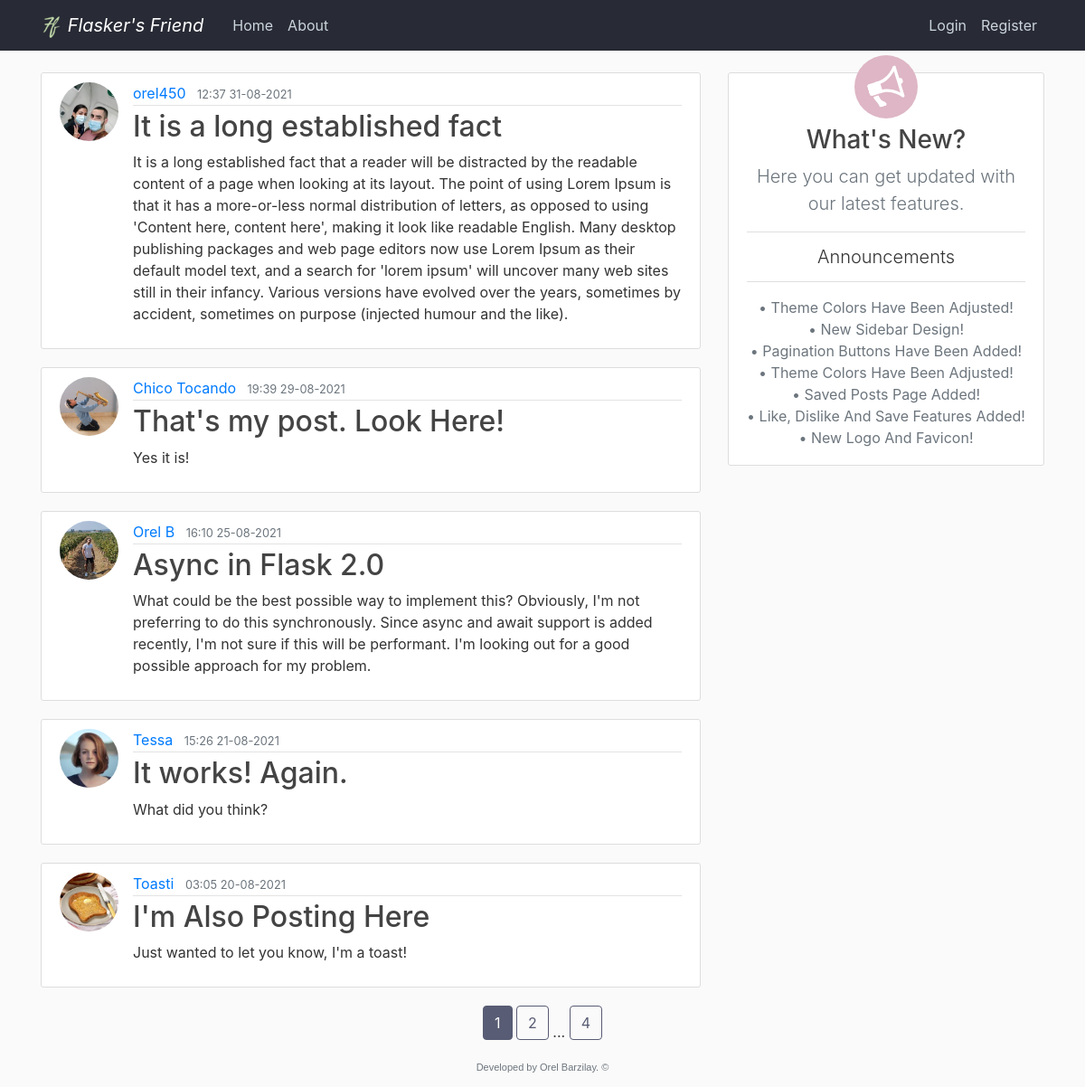
The page /home on the database its author committed.
### flaskblog/models.py (models this page shows, shortened)
class Post(db.Model):
    id = db.Column(db.Integer, primary_key=True)
    title = db.Column(db.String(100), nullable=False)
    date_posted = db.Column(db.DateTime, nullable=False, default=datetime.now)
    content = db.Column(db.Text, nullable=False)
    user_id = db.Column(db.Integer, db.ForeignKey('user.id'), nullable=False)  # ForeignKey refers User table key
    likes = db.relationship('PostLike', backref='post', lazy='dynamic')
    dislikes = db.relationship('PostDislike', backref='post', lazy='dynamic')
    saves = db.relationship('PostSave', backref='post', lazy='dynamic')

class User(db.Model, UserMixin):
    id = db.Column(db.Integer, primary_key=True)
    username = db.Column(db.String(20), unique=True, nullable=False)
    email = db.Column(db.String(120), unique=True, nullable=False)
    image_file = db.Column(db.String(20), nullable=False, default='default.jpg')
    password = db.Column(db.String(60), nullable=False)
    admin = db.Column(db.Integer, nullable=False, default=0)  # Self Added
    posts = db.relationship('Post', backref='author', lazy=True)  # Here we refer the post class
    liked = db.relationship('PostLike', foreign_keys='PostLike.user_id', backref='user', lazy='dynamic')
    disliked = db.relationship('PostDislike', foreign_keys='PostDislike.user_id', backref='user', lazy='dynamic')
    saved = db.relationship('PostSave', foreign_keys='PostSave.user_id', backref='user', lazy='dynamic')

class Announcements(db.Model):
    id = db.Column(db.Integer, primary_key=True)
    content = db.Column(db.Text, nullable=False)
    date_posted = db.Column(db.DateTime, nullable=False, default=datetime.now, onupdate=datetime.now)

### flaskblog/main/routes.py (the view)
@main.route("/")  # The root page of our website (Homepage)
@main.route("/home")  # Giving two routes for the same function
def home():
    anns = Announcements.query.order_by(Announcements.date_posted.desc())
    page = request.args.get('page', 1, type=int)
    posts = Post.query.order_by(Post.date_posted.desc()).paginate(page=page, per_page=5)
    return render_template('home.html', posts=posts, anns=anns)

### flaskblog/templates/home.html
{% extends "layout.html" %}
{% block content %}
  {% if current_user.is_authenticated %}
    {% if request.MOBILE %}
      {% for post in posts.items %}
        <article class="media content-section-user-connected cancel-margin">
          <div class="phone-reposition">
            <img class="rounded-circle article-img mobile-image-resize" src="{{ url_for('static', filename='profile_pics/' + post.author.image_file) }}">
            <div class="d-flex align-content-stretch flex-wrap post-like-dislike">
              {% set vote_count = post.likes.count()-post.dislikes.count() %}
              {% if current_user.has_liked_post(post) %}
                <a class="bi bi-hand-thumbs-up-fill post-like-fill" href="{{ url_for('posts.post_action', post_id=post.id, action='like') }}"></a>
                  {% if vote_count > 0 %}
                    <span class="vote-count-positive">{{ vote_count }}</span>
                  {% elif vote_count < 0 %}
                    <span class="vote-count-negative">{{ vote_count }}</span>
                  {% else %}
                    <span class="vote-count-positive">Vote</span>
                  {% endif %}
                <a class="bi bi-hand-thumbs-down post-dislike-outline" href="{{ url_for('posts.post_action', post_id=post.id, action='dislike') }}"></a>
              {% elif current_user.has_disliked_post(post) %}
                <a class="bi bi-hand-thumbs-up post-like-outline" href="{{ url_for('posts.post_action', post_id=post.id, action='like') }}"></a>
                  {% if vote_count > 0 %}
                    <span class="vote-count-positive">{{ vote_count }}</span>
                  {% elif vote_count < 0 %}
                    <span class="vote-count-negative">{{ vote_count }}</span>
                  {% else %}
                    <span class="vote-count-negative">Vote</span>
                  {% endif %}
                <a class="bi bi-hand-thumbs-down-fill post-dislike-fill" href="{{ url_for('posts.post_action', post_id=post.id, action='dislike') }}"></a>
              {% else %}
                <a class="bi bi-hand-thumbs-up post-like-outline" href="{{ url_for('posts.post_action', post_id=post.id, action='like') }}"></a>
                  {% if vote_count > 0 %}
                    <span class="vote-count-positive">{{ vote_count }}</span>
                  {% elif vote_count < 0 %}
                    <span class="vote-count-negative">{{ vote_count }}</span>
                  {% else %}
                    <span class="vote-count-no-vote">Vote</span>
                  {% endif %}
                <a class="bi bi-hand-thumbs-down post-dislike-outline" href="{{ url_for('posts.post_action', post_id=post.id, action='dislike') }}"></a>
              {% endif %}
            </div>
          </div>
          <div class="media-body">
            <div class="article-metadata">
              <a class="mr-2" href="{{ url_for('users.user_posts', username=post.author.username) }}">{{ post.author.username }}</a>
              <small class="text-muted">{{ post.date_posted.strftime('%H:%M %d-%m-%Y') }}</small>
              {% if not current_user.has_saved_post(post) %}
                <a class="bi bi-bookmark-heart post-favorite-outline" href="{{ url_for('posts.post_action', post_id=post.id, action='save') }}"></a>
              {% else %}
                <a class="bi bi-bookmark-heart-fill post-favorite-fill" href="{{ url_for('posts.post_action', post_id=post.id, action='unsave') }}"></a>
              {% endif %}
            </div>
            <h2><a class="article-title" href="{{ url_for('posts.post', post_id=post.id) }}">{{ post.title }}</a></h2>
            <p class="article-content">{{ post.content }}</p>
          </div>
        </article>
      {% endfor %}
    {% else %}
      {% for post in posts.items %}
        <article class="media content-section-user-connected cancel-margin">
          <div class="d-flex align-content-stretch flex-wrap post-like-dislike">
            {% set vote_count = post.likes.count()-post.dislikes.count() %}
            {% if current_user.has_liked_post(post) %}
              <a class="bi bi-hand-thumbs-up-fill post-like-fill" href="{{ url_for('posts.post_action', post_id=post.id, action='like') }}"></a>
                {% if vote_count > 0 %}
                  <span class="vote-count-positive">{{ vote_count }}</span>
                {% elif vote_count < 0 %}
                  <span class="vote-count-negative">{{ vote_count }}</span>
                {% else %}
                  <span class="vote-count-positive">Vote</span>
                {% endif %}
              <a class="bi bi-hand-thumbs-down post-dislike-outline" href="{{ url_for('posts.post_action', post_id=post.id, action='dislike') }}"></a>
            {% elif current_user.has_disliked_post(post) %}
              <a class="bi bi-hand-thumbs-up post-like-outline" href="{{ url_for('posts.post_action', post_id=post.id, action='like') }}"></a>
                {% if vote_count > 0 %}
                  <span class="vote-count-positive">{{ vote_count }}</span>
                {% elif vote_count < 0 %}
                  <span class="vote-count-negative">{{ vote_count }}</span>
                {% else %}
                  <span class="vote-count-negative">Vote</span>
                {% endif %}
              <a class="bi bi-hand-thumbs-down-fill post-dislike-fill" href="{{ url_for('posts.post_action', post_id=post.id, action='dislike') }}"></a>
            {% else %}
              <a class="bi bi-hand-thumbs-up post-like-outline" href="{{ url_for('posts.post_action', post_id=post.id, action='like') }}"></a>
                {% if vote_count > 0 %}
                  <span class="vote-count-positive">{{ vote_count }}</span>
                {% elif vote_count < 0 %}
                  <span class="vote-count-negative">{{ vote_count }}</span>
                {% else %}
                  <span class="vote-count-no-vote">Vote</span>
                {% endif %}
              <a class="bi bi-hand-thumbs-down post-dislike-outline" href="{{ url_for('posts.post_action', post_id=post.id, action='dislike') }}"></a>
            {% endif %}
          </div>
          <img class="rounded-circle article-img" src="{{ url_for('static', filename='profile_pics/' + post.author.image_file) }}">
          <div class="media-body">
            <div class="article-metadata">
              <a class="mr-2" href="{{ url_for('users.user_posts', username=post.author.username) }}">{{ post.author.username }}</a>
              <small class="text-muted">{{ post.date_posted.strftime('%H:%M %d-%m-%Y') }}</small>
              {% if not current_user.has_saved_post(post) %}
                <a class="bi bi-bookmark-heart post-favorite-outline" href="{{ url_for('posts.post_action', post_id=post.id, action='save') }}"></a>
              {% else %}
                <a class="bi bi-bookmark-heart-fill post-favorite-fill" href="{{ url_for('posts.post_action', post_id=post.id, action='unsave') }}"></a>
              {% endif %}
            </div>
            <h2><a class="article-title" href="{{ url_for('posts.post', post_id=post.id) }}">{{ post.title }}</a></h2>
            <p class="article-content">{{ post.content }}</p>
          </div>
        </article>
      {% endfor %}
    {% endif %}
  {% else %}
    {% if request.MOBILE %}
      {% for post in posts.items %}
        <article class="media content-section cancel-margin" style="padding-left: 9px;">
          <div class="phone-reposition">
            <img class="rounded-circle article-img mobile-image-resize mobile-image-user-not-connected" src="{{ url_for('static', filename='profile_pics/' + post.author.image_file) }}">
          </div>
          <div class="media-body">
            <div class="article-metadata">
              <a class="mr-2" href="{{ url_for('users.user_posts', username=post.author.username) }}">{{ post.author.username }}</a>
              <small class="text-muted">{{ post.date_posted.strftime('%H:%M %d-%m-%Y') }}</small>
            </div>
            <h2><a class="article-title" href="{{ url_for('posts.post', post_id=post.id) }}">{{ post.title }}</a></h2>
            <p class="article-content">{{ post.content }}</p>
          </div>
        </article>
      {% endfor %}
    {% else %}
      {% for post in posts.items %}
        <article class="media content-section cancel-margin">
          <img class="rounded-circle article-img mobile-image-user-not-connected" src="{{ url_for('static', filename='profile_pics/' + post.author.image_file) }}">
          <div class="media-body">
            <div class="article-metadata">
              <a class="mr-2" href="{{ url_for('users.user_posts', username=post.author.username) }}">{{ post.author.username }}</a>
              <small class="text-muted">{{ post.date_posted.strftime('%H:%M %d-%m-%Y') }}</small>
            </div>
            <h2><a class="article-title" href="{{ url_for('posts.post', post_id=post.id) }}">{{ post.title }}</a></h2>
            <p class="article-content">{{ post.content }}</p>
          </div>
        </article>
      {% endfor %}
    {% endif %}
  {% endif %}
{% endblock content %}
{% block pagination %}
    {% for page_num in posts.iter_pages(left_edge=1, right_edge=1, left_current=1, right_current=2) %}
      {% if page_num %}
        {% if posts.page == page_num %}
          <a class="btn mb-4 btn-theme" href="{{ url_for('main.home', page=page_num) }}">{{ page_num }}</a>
        {% else %}
          <a class="btn btn-outline-theme mb-4" href="{{ url_for('main.home', page=page_num) }}">{{ page_num }}</a>
        {% endif %}
      {% else %}
        ...
      {% endif %}
    {% endfor %}
{% endblock pagination %}

### flaskblog/templates/layout.html (shortened to what this page needs)
<!DOCTYPE html>
<html lang="en">
<head>
    <link rel="stylesheet" href="https://stackpath.bootstrapcdn.com/bootstrap/4.3.1/css/bootstrap.min.css">
    <link rel="stylesheet" type="text/css" href="{{ url_for('static', filename='main.css') }}">
    <link rel="stylesheet" href="https://cdn.jsdelivr.net/npm/bootstrap-icons@1.5.0/font/bootstrap-icons.css">
</head>
<body>
  <div class="content">
    <header class="site-header">
      <nav class="navbar navbar-expand-md navbar-dark bg-steel fixed-top">
        <div class="container">
          <a class="navbar-brand mr-4 font-italic" href="/">
            <img src="{{ url_for('static', filename='logo_24x24.png') }}">
            Flasker's Friend
          </a>
          <div class="collapse navbar-collapse" id="navbarToggle">
            <div class="navbar-nav mr-auto">
              <a class="nav-item nav-link" href="{{ url_for('main.home') }}">Home</a>
              <a class="nav-item nav-link" href="{{ url_for('main.about') }}">About</a>
            </div>
            <div class="navbar-nav">
              {% if current_user.is_authenticated and current_user.admin == 1 %}
                <a class="nav-item nav-link" style="padding-bottom: 0; padding-top: 4px;" href="{{ url_for('users.account') }}">
                  <img class="rounded-circle navbar-account-img my-auto mobile-navbar-acnt-img" src="{{ url_for('static', filename='profile_pics/' + current_user.image_file) }}">
                  {{ current_user.username }}
                </a>
                <a class="nav-item nav-link" href="{{ url_for('posts.new_post') }}">New Post</a>
                <a class="nav-item nav-link" href="{{ url_for('admin.admin_panel') }}">Admin Panel</a>
                <a class="nav-item nav-link" href="{{ url_for('users.logout') }}">Logout</a>
              {% else %}
                <a class="nav-item nav-link" href="{{ url_for('users.login') }}">Login</a>
                <a class="nav-item nav-link" href="{{ url_for('users.register') }}">Register</a>
              {% endif %}
            </div>
          </div>
        </div>
      </nav>
    </header>
    {% block main_container %}
    <main role="main" class="container">
      <div class="row main-container">
        {% endblock main_container %}
        {% block sidebox %}
        <div class="col-md-8">
        {% endblock sidebox %}
          {% block content %}{% endblock content %}
        </div>
        {% block sidebar %}
          <div class="col-md-4">
            <div class="content-section sidebar-margin">
                <span class="sidebar-circle">
                    <img class="sidebar-megaphone" src="{{ url_for('static', filename='megaphone-white.svg') }}">
                </span>
              <h3 class="text-center">What's New?</h3>
              <p class="text-muted text-center lead">Here you can get updated with our latest features.</p>
                <ul class="list-group list-group-flush">
                {% if current_user.is_authenticated and current_user.admin %}
                  <a class="list-group-item text-center lead mb-2 sidebar-announcement-button" href="{{ url_for('admin.announcements') }}" data-toggle="tooltip" data-placement="bottom" title="Click To Manage">
                    Announcements
                  </a>
                {% else %}
                  <li class="list-group-item text-center lead mb-2">
                    Announcements
                  </li>
                {% endif %}
                <p class="text-center mt-2 text-muted sidebar-p-mb">
                  {% for ann in anns %}
                      &#8226; {{ann.content}}<br>
                  {% endfor %}
                </p>
                </ul>
            </div>
          </div>
      </div>
      {% endblock sidebar %}
      <div class="container" style="">
          <div class="pagination-container">
            {% block pagination %}{% endblock pagination%}
          </div>
      </div>
    </main>
  </div>
    <footer class="footer">
      <p class="site-footer text-muted text-center">Developed by Orel Barzilay. &copy;</p>
    </footer>
</body>
</html>

### rows shown on the page
Post: image_file (picture), author.username "orel450", date_posted "12:37 31-08-2021", title "It is a long established fact", content "It is a long established fact that a reader will be distracted by the readable content of a page when looking at its layout. The point of using Lorem Ipsum is that it has a more-or-less normal distribution of letters, as opposed to using 'Content here, content here', making it look like readable English. Many desktop publishing packages and web page editors now use Lorem Ipsum as their default model text, and a search for 'lorem ipsum' will uncover many web sites still in their infancy. Various versions have evolved over the years, sometimes by accident, sometimes on purpose (injected humour and the like)."
Post: image_file (picture), author.username "Chico Tocando", date_posted "19:39 29-08-2021", title "That's my post. Look Here!", content "Yes it is!"
Post: image_file (picture), author.username "Orel B", date_posted "16:10 25-08-2021", title "Async in Flask 2.0", content "What could be the best possible way to implement this? Obviously, I'm not preferring to do this synchronously. Since async and await support is added recently, I'm not sure if this will be performant. I'm looking out for a good possible approach for my problem."
Post: image_file (picture), author.username "Tessa", date_posted "15:26 21-08-2021", title "It works! Again.", content "What did you think?"
Post: image_file (picture), author.username "Toasti", date_posted "03:05 20-08-2021", title "I'm Also Posting Here", content "Just wanted to let you know, I'm a toast!"
Announcements: content "Theme Colors Have Been Adjusted!"
Announcements: content "New Sidebar Design!"
Announcements: content "Pagination Buttons Have Been Added!"
Announcements: content "Theme Colors Have Been Adjusted!"
Announcements: content "Saved Posts Page Added!"
Announcements: content "Like, Dislike And Save Features Added!"
Announcements: content "New Logo And Favicon!"

### other values the page prints
{{ page_num }} "1"
{{ page_num }} "2" "4"
